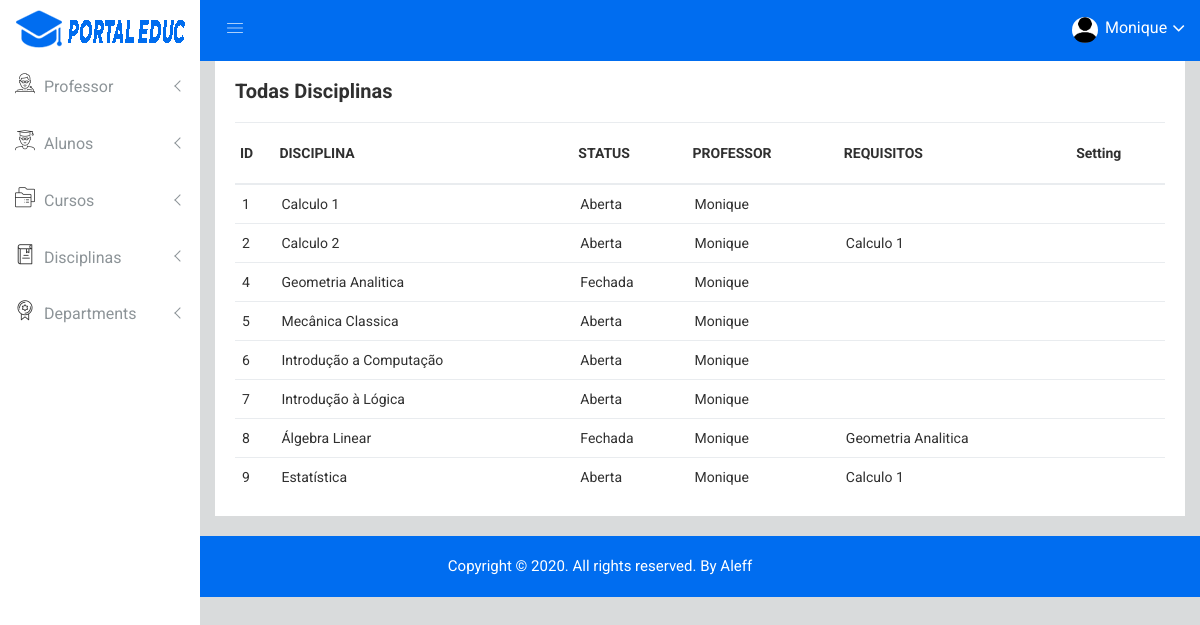
Before: /all-disciplinas (signed in) with the older database file.
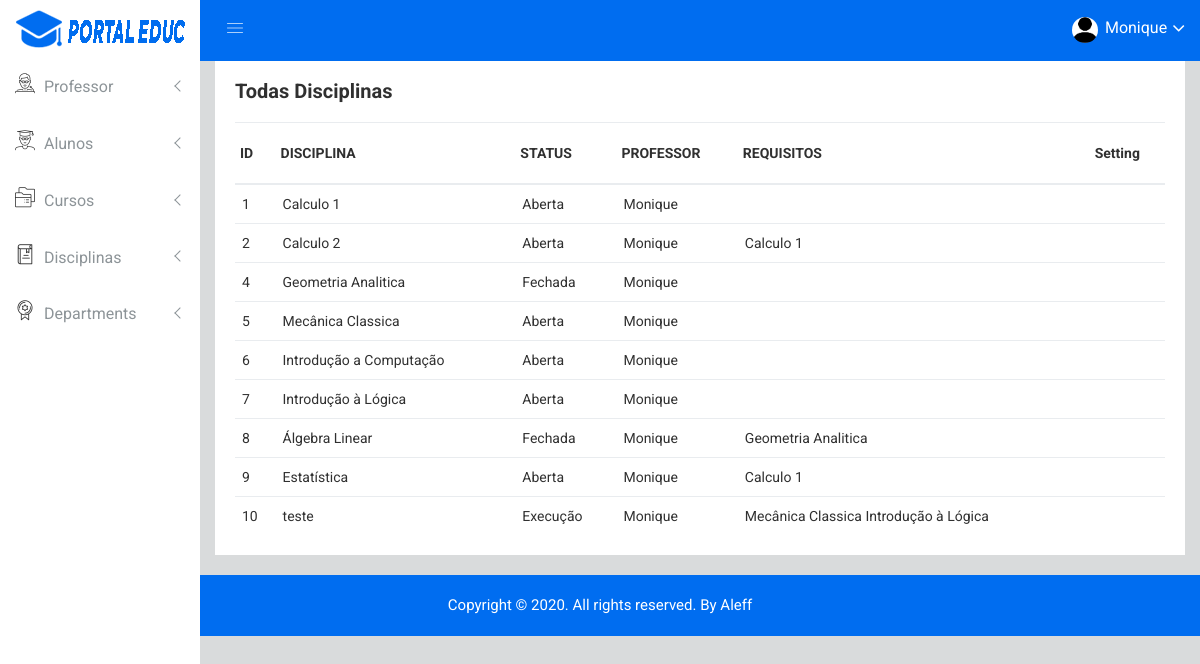
After: the same page with the newer database file.
### app/models.py (models this page shows, shortened)
class Disciplinas(models.Model):
    nome = models.CharField(max_length=50)
    requisitos = models.ManyToManyField('self', null=True, blank=True, symmetrical=False)
    prof = models.ForeignKey(User, on_delete=models.CASCADE, limit_choices_to={'groups__name': 'Professores'})
    alunos = models.ManyToManyField(User,related_name='Alunos', blank=True, limit_choices_to={'groups__name':'Alunos'})
    LOAN_STATUS = (
        ('a', 'Aberta'),
        ('f', 'Fechada'),
        ('e', 'Execução'),
        ('l', 'Finalizada'),
    )
    status = models.CharField(
        max_length=1,
        choices=LOAN_STATUS,
        blank=True,
        default='f',
        help_text='Status da Disciplina',
    )
    class Meta:
        ordering = ['id']

### app/views.py (the view)
# urls.py: path('all-disciplinas', views.all_disciplinas),
@login_required(login_url='/login')
def all_disciplinas(request):
    disciplinas = Disciplinas.objects.all()
    return render(request, 'all-disciplinas.html', {'disciplinas': disciplinas})

### app/templates/all-disciplinas.html (shortened to what this page needs)
{% extends "header.html" %}
{% block content %}
        <div class="product-status mg-b-15">
            <div class="container-fluid">
                <div class="row">
                    <div class="col-lg-12 col-md-12 col-sm-12 col-xs-12">
                        <div class="product-status-wrap">
                            <h4>Todas Disciplinas</h4>
                            <div class="asset-inner">
                                <table>
                                    <tr>
                                        <th>ID</th>
                                        <th>DISCIPLINA</th>
                                        <th>STATUS</th>
                                        <th>PROFESSOR</th>
                                        <th>REQUISITOS</th>
                                        <th>Setting</th>
                                    </tr>
                                    {% for x in disciplinas %}
                                    <tr>
                                        <td>{{x.id}}</td>
                                        <td>{{x.nome}}</td>
                                        <td>{{x.get_status_display}}</td>
                                        <td>{{x.prof.first_name}}</td>
                                        <td>{% for z in x.requisitos.all %} {{z.nome}}{%endfor%}</td>
                                        <td>
                                        </td>
                                    </tr>
                                    {% endfor %}
                                </table>
                            </div>
                        </div>
                    </div>
                </div>
            </div>
        </div>
    </div>
{% endblock %}

Changed rows visible on the page:
added Disciplinas: id "10", nome "teste", status "Execução", prof.first_name "Monique", Disciplinas (nome "Mecânica Classica"), Disciplinas (nome "Introdução à Lógica"), shown under "Todas Disciplinas"
